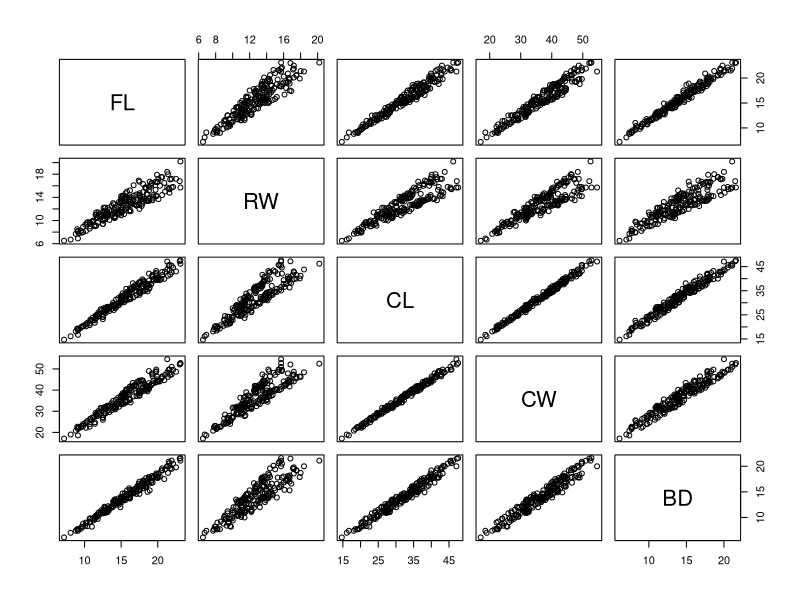
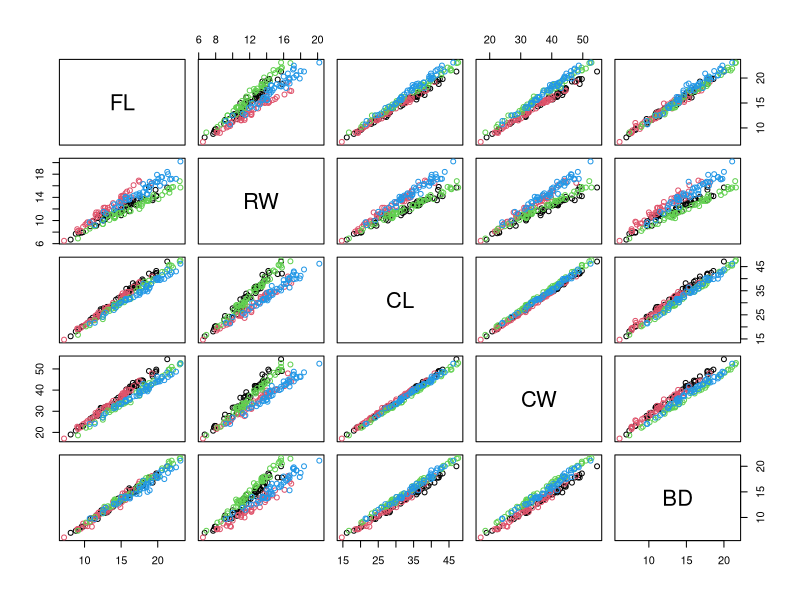
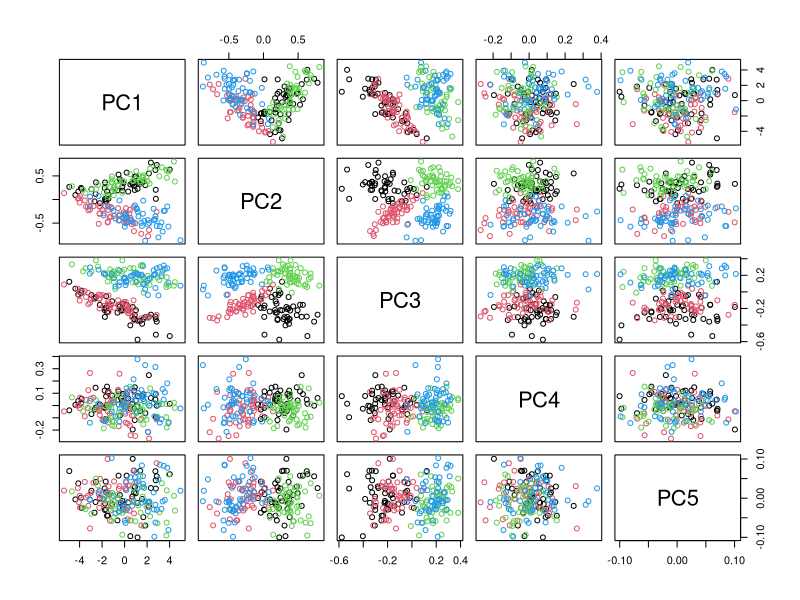
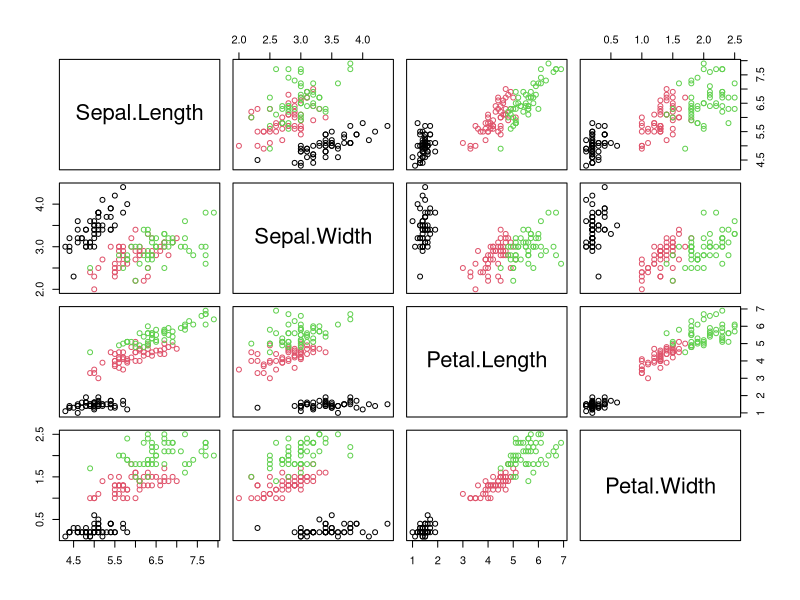
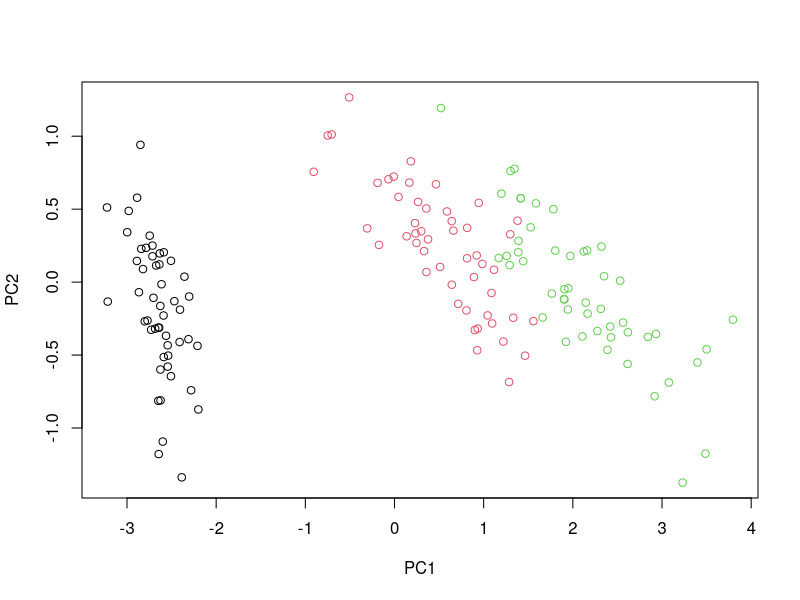

Write the R code that produced these figures, in order.
install.packages("MASS")

rm(list=ls())
data(crabs, package="MASS")
head(crabs)
#remove the first 3 indexing col in order to do a pairs plot
crabs[,-c(1:3)]
#pairs plot
pairs(crabs[,-c(1:3)])

#colored pairs plot
pairs(crabs[,-c(1:3)],col=c(rep(1,50),rep(2,50),rep(3,50),rep(4,50))) #how did prof add the color?

#PCA

crabs_PCA<-prcomp(crabs[,-c(1:3)], scale=TRUE)
crabs_PCA
summary(crabs_PCA)

pairs(crabs_PCA$x,col=c(rep(1,50),rep(2,50),rep(3,50),rep(4,50)))


#"do dim reduction before doing a classification problem"

#=============================================================

data("iris")
      
head(iris)#iris 没加引号

#colour the observations by "Species"
pairs(iris[,-5],col=iris[,5])
Iris_PCA<-prcomp(iris[,-5],scale=FALSE)
summary(Iris_PCA)

#plot the first 2 PC and color by species

plot(Iris_PCA$x[,1:2],col=iris[,5])
